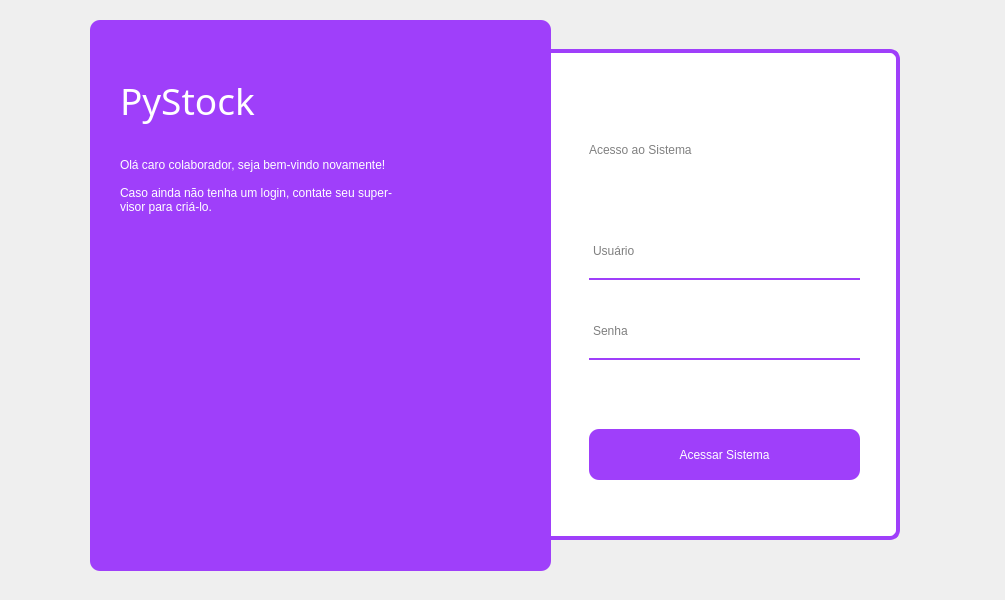
<?xml version="1.0" encoding="UTF-8"?>
<ui version="4.0">
 <class>MainWindow</class>
 <widget class="QMainWindow" name="MainWindow">
  <property name="geometry">
   <rect>
    <x>0</x>
    <y>0</y>
    <width>1005</width>
    <height>600</height>
   </rect>
  </property>
  <property name="windowTitle">
   <string>MainWindow</string>
  </property>
  <widget class="QWidget" name="centralwidget">
   <widget class="QFrame" name="frame">
    <property name="geometry">
     <rect>
      <x>90</x>
      <y>20</y>
      <width>461</width>
      <height>551</height>
     </rect>
    </property>
    <property name="styleSheet">
     <string notr="true">background-color: rgb(159, 63, 250);
border-radius: 10px;</string>
    </property>
    <property name="frameShape">
     <enum>QFrame::StyledPanel</enum>
    </property>
    <property name="frameShadow">
     <enum>QFrame::Raised</enum>
    </property>
    <widget class="QLabel" name="label">
     <property name="geometry">
      <rect>
       <x>6</x>
       <y>250</y>
       <width>451</width>
       <height>261</height>
      </rect>
     </property>
     <property name="text">
      <string/>
     </property>
     <property name="pixmap">
      <pixmap resource="../QRC/file_rc.qrc">:/Imagens/Icones-Controle-de-Estoque-05.png</pixmap>
     </property>
     <property name="scaledContents">
      <bool>true</bool>
     </property>
    </widget>
    <widget class="QLabel" name="label_2">
     <property name="geometry">
      <rect>
       <x>30</x>
       <y>50</y>
       <width>161</width>
       <height>61</height>
      </rect>
     </property>
     <property name="font">
      <font>
       <family>Montserrat</family>
       <pointsize>28</pointsize>
       <weight>50</weight>
       <italic>false</italic>
       <bold>false</bold>
      </font>
     </property>
     <property name="styleSheet">
      <string notr="true">color: white;
font: 28pt &quot;Montserrat&quot;;</string>
     </property>
     <property name="text">
      <string>PyStock</string>
     </property>
    </widget>
    <widget class="QLabel" name="label_3">
     <property name="geometry">
      <rect>
       <x>30</x>
       <y>110</y>
       <width>401</width>
       <height>111</height>
      </rect>
     </property>
     <property name="styleSheet">
      <string notr="true">color: white;
font: 12pt &quot;Montserrat&quot;;</string>
     </property>
     <property name="text">
      <string>Olá caro colaborador, seja bem-vindo novamente!

Caso ainda não tenha um login, contate seu super-
visor para criá-lo.</string>
     </property>
    </widget>
   </widget>
   <widget class="QFrame" name="frame_2">
    <property name="geometry">
     <rect>
      <x>539</x>
      <y>49</y>
      <width>361</width>
      <height>491</height>
     </rect>
    </property>
    <property name="styleSheet">
     <string notr="true">background-color: white;
border-radius: 10px;
border: 4px solid #9F3FFA;
color: white;
font: 10pt &quot;Montserrat&quot;;
</string>
    </property>
    <property name="frameShape">
     <enum>QFrame::StyledPanel</enum>
    </property>
    <property name="frameShadow">
     <enum>QFrame::Raised</enum>
    </property>
    <widget class="QLabel" name="label_4">
     <property name="geometry">
      <rect>
       <x>50</x>
       <y>80</y>
       <width>261</width>
       <height>41</height>
      </rect>
     </property>
     <property name="styleSheet">
      <string notr="true">color: gray;
font: 20pt &quot;Montserrat&quot;;
border: 0px;</string>
     </property>
     <property name="text">
      <string>Acesso ao Sistema</string>
     </property>
    </widget>
    <widget class="QLineEdit" name="lineEdit">
     <property name="geometry">
      <rect>
       <x>50</x>
       <y>180</y>
       <width>271</width>
       <height>51</height>
      </rect>
     </property>
     <property name="styleSheet">
      <string notr="true">background-color: rgba(0, 0 , 0, 0);
border: 2px solid rgba(0,0,0,0);
border-bottom-color: rgb(159, 63, 250);
color: rgb(0,0,0);
padding-bottom: 8px;
border-radius: 0px;
font: 10pt &quot;Montserrat&quot;;</string>
     </property>
     <property name="placeholderText">
      <string>Usuário</string>
     </property>
    </widget>
    <widget class="QLineEdit" name="lineEdit_2">
     <property name="geometry">
      <rect>
       <x>50</x>
       <y>260</y>
       <width>271</width>
       <height>51</height>
      </rect>
     </property>
     <property name="styleSheet">
      <string notr="true">background-color: rgba(0, 0 , 0, 0);
border: 2px solid rgba(0,0,0,0);
border-bottom-color: rgb(159, 63, 250);
color: rgb(0,0,0);
padding-bottom: 8px;
border-radius: 0px;
font: 10pt &quot;Montserrat&quot;;</string>
     </property>
     <property name="text">
      <string/>
     </property>
     <property name="echoMode">
      <enum>QLineEdit::Password</enum>
     </property>
     <property name="placeholderText">
      <string>Senha</string>
     </property>
    </widget>
    <widget class="QPushButton" name="pushButton">
     <property name="geometry">
      <rect>
       <x>50</x>
       <y>380</y>
       <width>271</width>
       <height>51</height>
      </rect>
     </property>
     <property name="styleSheet">
      <string notr="true">QPushButton {
border: 2px;
background-color: rgb(159, 63, 250);
}

QPushButton:hover {
	background-color: rgb(197, 62, 255);
}
</string>
     </property>
     <property name="text">
      <string>Acessar Sistema</string>
     </property>
    </widget>
   </widget>
   <zorder>frame_2</zorder>
   <zorder>frame</zorder>
  </widget>
 </widget>
 <resources>
  <include location="../QRC/file_rc.qrc"/>
 </resources>
 <connections/>
</ui>
